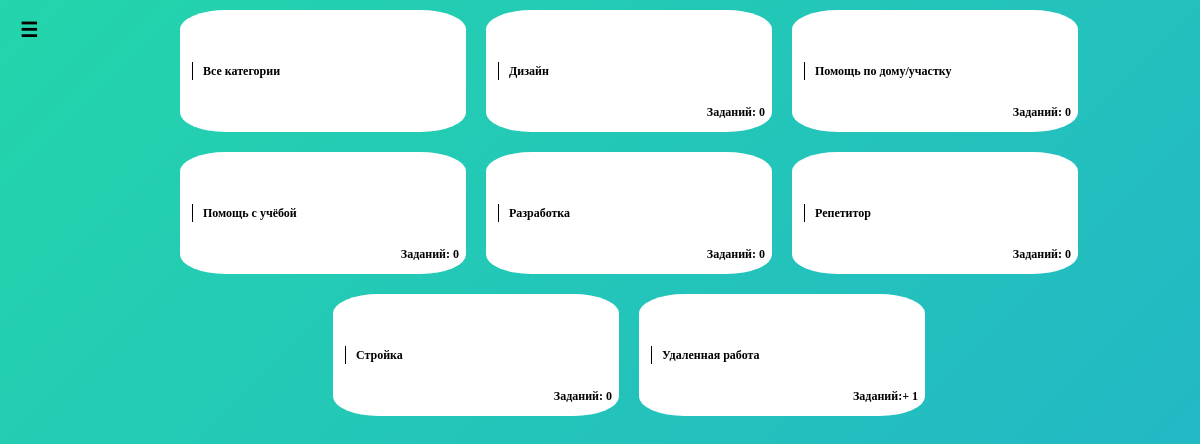
Page /tasks/category/ (signed in) on the earlier database version.
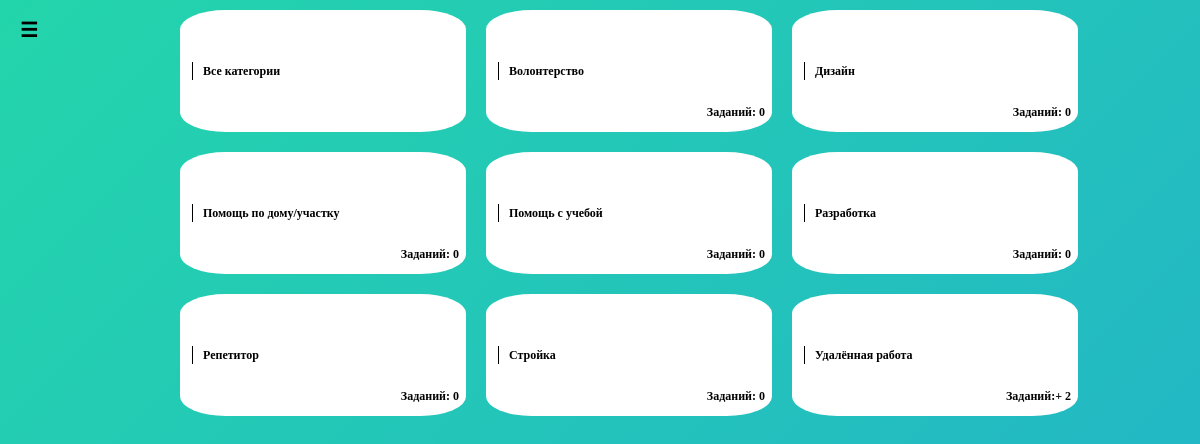
Same page on the later database version.
### tasks_app_user/models.py (models this page shows, shortened)
class Category(models.Model):
    name = models.CharField(max_length=50, unique=True)
    image = models.ImageField(upload_to='categories/', blank=True, null=True)

### tasks_app_user/views.py (the view)
# urls.py: path('category/', views.category, name='category'),
def category(request):
    categories = Category.objects.all().annotate(task_count=Count('articles'))
    tasks_all = Articles.objects.order_by('-data')
    context = {
        'categories': categories,
        'tasks_all': tasks_all,
    }
    return render(request, 'tasks_app_user/category.html', context)

### tasks_app_user/templates/tasks_app_user/category.html (shortened to what this page needs)
{% extends 'tasks_app/layout.html' %}
{% block content %}
<body>
<div class="categories">
    <a href="{% url 'tasks_home' %}" class="category-button" data-category="all">
        <span class="category-text">Все категории</span>
    </a>
    {% for category in categories %}
        <a href="{% url 'tasks_home' %}?category={{ category.name }}" class="category-button" data-category="{{ category.name }}">
            <span class="category-text">{{ category.name }}</span>
            {% if category.task_count  %}
            <span class="task_count">Заданий:+ {{ category.task_count }}</span>
            {% else %}
            <span class="task_count">Заданий: 0</span>
{% endif %}
        </a>
    {% endfor %}
</div>
{% endblock %}

Differences in the rows shown:
removed Category: name "Помощь с учёбой", shows "Заданий: 0"
removed Category: name "Удаленная работа", task_count "1"
added Category: name "Волонтерство", shows "Заданий: 0"
added Category: name "Помощь с учебой", shows "Заданий: 0"
added Category: name "Удалённая работа", task_count "2"
